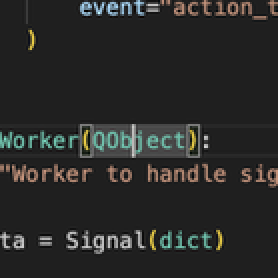
#> input picture Implementation_Of_100pxl_Method/cropped_696_432.png, 139 x 139 px, shrunk from 400 x 400 before the run (shown 2 times larger)
$ python 60%_Match.py
#> lines starting #> are read from the running program, lines starting #| are printed output that depends on the picture
import cv2
import numpy as np
from PIL import Image


def find_matching_crop(i1_path: str, i2_path: str, threshold: float = 0.70,
                       scale_range: tuple = (0.5, 2.0), scale_steps: int = 30) -> Image.Image | None:
#> called with i1_path = 'cropped_696_432.png', i2_path = 'Current_Screenshot.png', threshold = 0.7, scale_range = (0.5, 2), scale_steps = 30
    i1 = cv2.imread(i1_path)
#> i1 is the input picture: shape (139, 139, 3); mean B, G, R 40.7, 42, 41.6
    i2 = cv2.imread(i2_path)
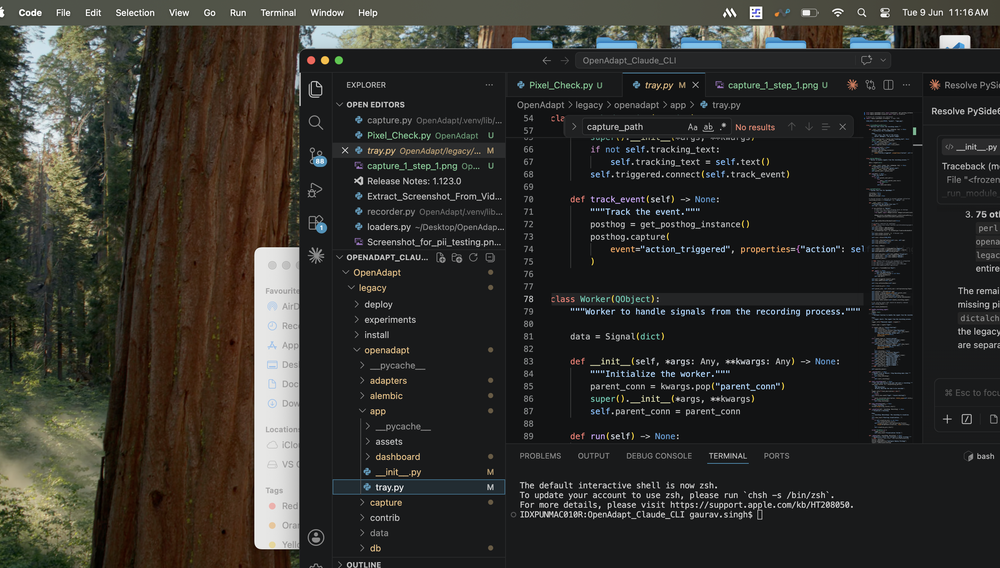
#> input picture Implementation_Of_100pxl_Method/Current_Screenshot.png, 1000 x 568 px, shrunk from 2886 x 1640 before the run
#> i2 is the input picture: shape (568, 1000, 3); mean B, G, R 43.4, 47.9, 49.2

    if i1 is None or i2 is None:
        raise FileNotFoundError("Could not load one or both images.")

    h2, w2 = i2.shape[:2]
#> h2 = 568; w2 = 1000
    h1, w1 = i1.shape[:2]
#> h1 = 139; w1 = 139

    best_score = -1
    best_loc = None
    best_scale = None

    for scale in np.linspace(scale_range[0], scale_range[1], scale_steps):
        new_w = int(w1 * scale)
        new_h = int(h1 * scale)

        # Skip if scaled template is larger than I2
        if new_w > w2 or new_h > h2 or new_w < 1 or new_h < 1:
            continue

        template = cv2.resize(i1, (new_w, new_h), interpolation=cv2.INTER_AREA)
        result = cv2.matchTemplate(i2, template, cv2.TM_CCOEFF_NORMED)
        _, max_val, _, max_loc = cv2.minMaxLoc(result)

        if max_val > best_score:
            best_score = max_val
            best_loc = max_loc
            best_scale = scale
#> this loop made 30 passes
#> (max_val, best_score, best_loc) on passes 1, 5, 6: (0.346, 0.346, (795, 93)), (0.421, 0.421, (581, 250)), (0.767, 0.767, (580, 246))
#> (max_val, max_loc) on passes 2, 3, 4, 7, 8, 9: (0.327, (912, 46)), (0.285, (765, 453)), (0.323, (590, 255)), (0.35, (580, 242)), (0.282, (577, 237)), (0.246, (337, 41))
#> pass 1, in find_matching_crop, `template = cv2.resize(i1, (new_w, new_h), interpolation=cv2.INTER_AREA)`:
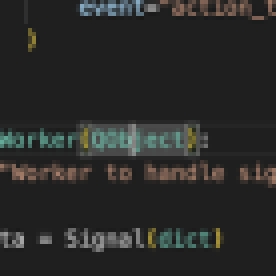
#> template: shape (69, 69, 3) (shown 4 times larger); mean B, G, R 40.6, 42, 41.6
#> pass 1, in find_matching_crop, `result = cv2.matchTemplate(i2, template, cv2.TM_CCOEFF_NORMED)`:
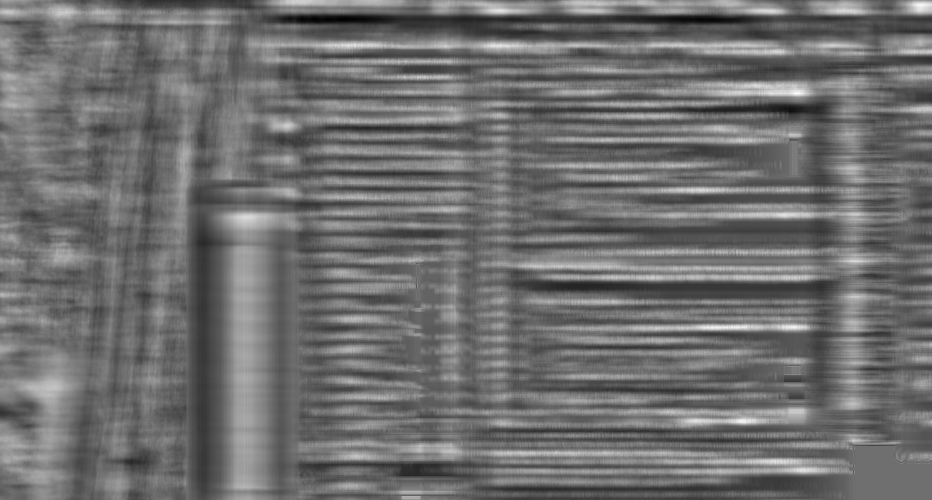
#> result: shape (500, 932) float32; min -0.268, max 0.346, mean -0.000826; drawn with min black and max white
#> pass 2, in find_matching_crop, `template = cv2.resize(i1, (new_w, new_h), interpolation=cv2.INTER_AREA)`:
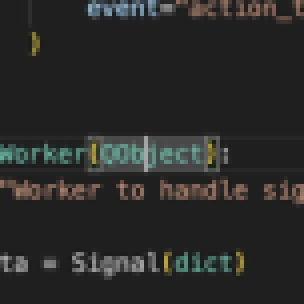
#> template: shape (76, 76, 3) (shown 4 times larger); mean B, G, R 40.6, 42, 41.6
#> pass 2, in find_matching_crop, `result = cv2.matchTemplate(i2, template, cv2.TM_CCOEFF_NORMED)`:
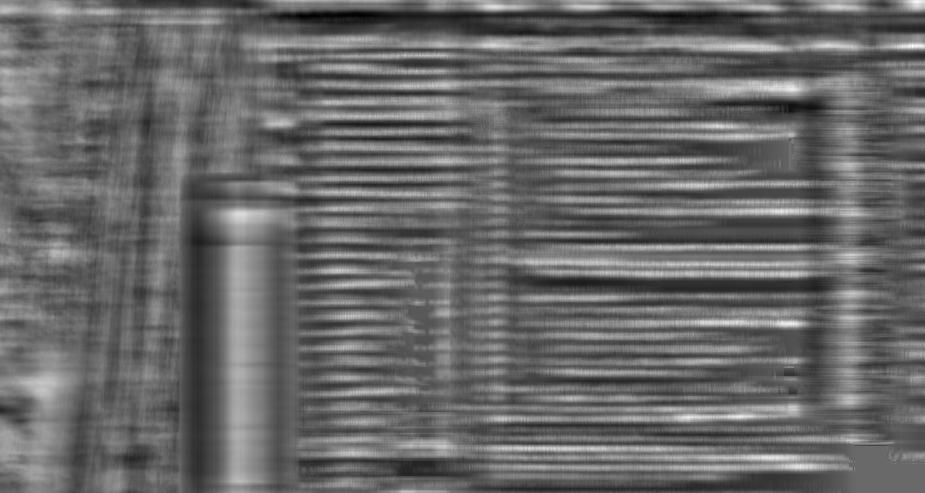
#> result: shape (493, 925) float32; min -0.231, max 0.327, mean -0.00166; drawn with min black and max white
#> after the loop:
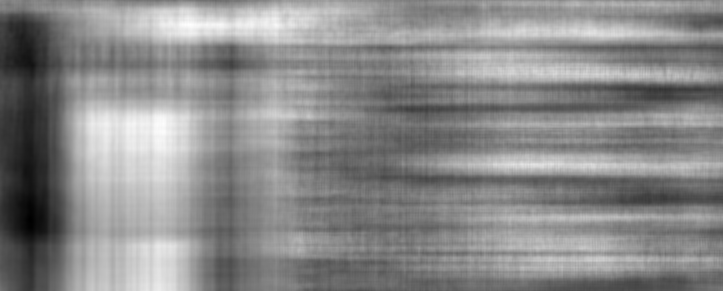
#> result: shape (291, 723) float32; min -0.131, max 0.118, mean 0.00341; drawn with min black and max white
#> after the loop, best_scale = 0.759; best_score = 0.767

    if best_score < threshold:
        print(f"Best match score {best_score:.2%} is below the {threshold:.0%} threshold. No match found.")
        return None

    x, y = best_loc
#> x = 580; y = 246
    crop_w = int(w1 * best_scale)
#> crop_w = 105
    crop_h = int(h1 * best_scale)
#> crop_h = 105
    cropped = i2[y:y + crop_h, x:x + crop_w]
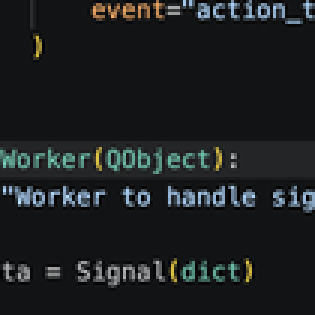
#> cropped: shape (105, 105, 3) (shown 3 times larger); mean B, G, R 32.3, 31.6, 28.7

    print(f"Match found at ({x}, {y}), scale {best_scale:.2f}x, score {best_score:.2%}")
#| Match found at (580, 246), scale 0.76x, score 76.73%
    return Image.fromarray(cv2.cvtColor(cropped, cv2.COLOR_BGR2RGB))


if __name__ == "__main__":


    result = find_matching_crop("cropped_696_432.png", "Current_Screenshot.png")
    if result:
        result.save("matched_crop.png")
        print("Saved cropped match to matched_crop.png")
